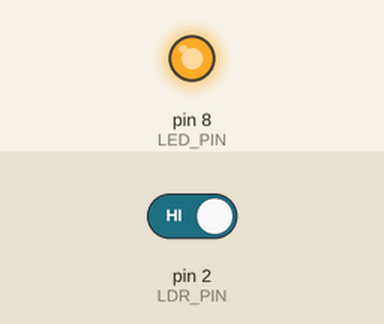
Bench run of a sketch on a simulated Arduino Uno, built with avr-gcc and run on an emulated ATmega328P. Shown: output pins drawn as LEDs (lit = HIGH). The test bench sets the inputs (shaded band); at power-on: pin 2 (LDR_PIN) HIGH.

Above: at 1.2 s.
1.3 s: pin 2 (LDR_PIN) driven LOW
At 2.3 s:
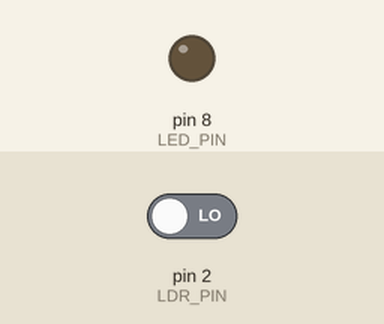
2.8 s: pin 2 (LDR_PIN) driven HIGH
At 3.5 s:
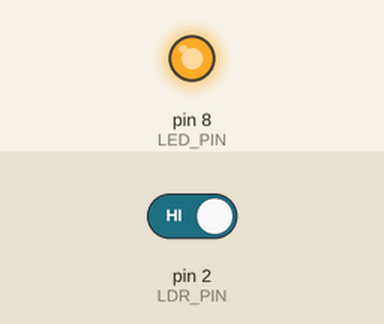
Timing chart, 0 to 5.8 s (numbered marks = the images above; inputs shaded):
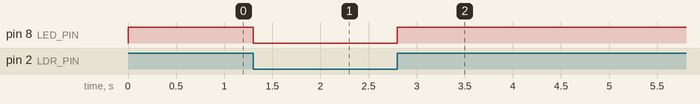

Measured:
- after the input at 1.3 s, pin 8 (LED_PIN): HIGH → LOW at once
- after the input at 2.8 s, pin 8 (LED_PIN): LOW → HIGH at once

The sketch:

Auto_Street_Light.ino
```cpp
#define LDR_PIN 2   // LDR module digital output
#define LED_PIN 8   // LED connected to pin 8

void setup() {
  pinMode(LDR_PIN, INPUT);
  pinMode(LED_PIN, OUTPUT);
}

void loop() {
  int ldrStatus = digitalRead(LDR_PIN);

  if (ldrStatus == LOW) { // It's dark
    digitalWrite(LED_PIN, LOW); // Turn on street light
  } else {
    digitalWrite(LED_PIN, HIGH); // Turn off street light
  }

  delay(100); // Small delay for stability
}
```
